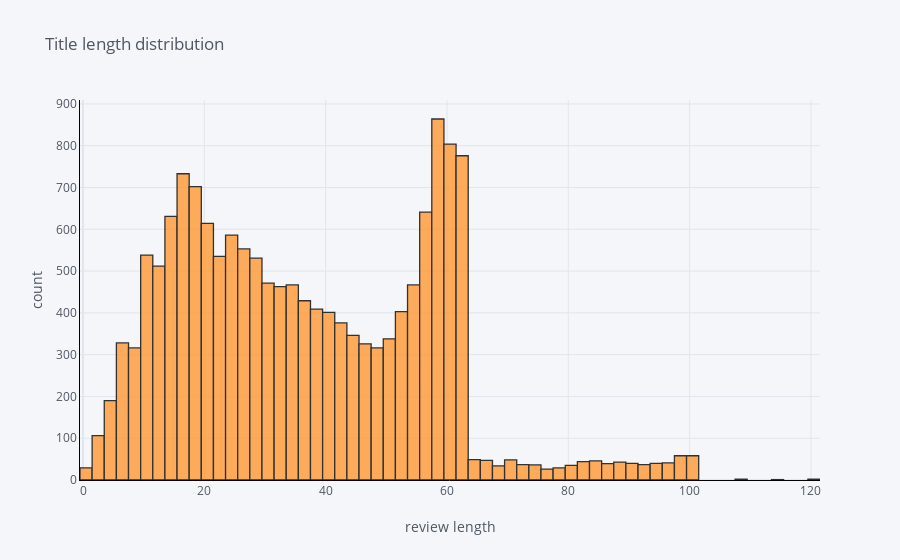

The notebook cell saved with this chart:
### Code cell
df['title_len'].iplot(
    kind='hist',
    bins=100,
    xTitle='review length',
    linecolor='black',
    yTitle='count',
    title='Title length distribution')

### Figure 1 — Plotly figure (JSON) as saved in the notebook; plotly's stock layout.template omitted (floating-point values rounded to 4 significant figures; data arrays with more than 128 entries replaced by an {"elided": "..."} marker saying what was removed)
{"data": [{"histfunc": "count", "histnorm": "", "marker": {"color": "rgba(255, 153, 51, 1.0)", "line": {"color": "#000000", "width": 1.3}}, "name": "title_len", "nbinsx": 100, "opacity": 0.8, "orientation": "v", "type": "histogram", "x": {"elided": "15993 int values"}}], "layout": {"barmode": "overlay", "legend": {"bgcolor": "#F5F6F9", "font": {"color": "#4D5663"}}, "paper_bgcolor": "#F5F6F9", "plot_bgcolor": "#F5F6F9", "title": {"font": {"color": "#4D5663"}, "text": "Title length distribution"}, "xaxis": {"gridcolor": "#E1E5ED", "linecolor": "black", "showgrid": true, "tickfont": {"color": "#4D5663"}, "title": {"font": {"color": "#4D5663"}, "text": "review length"}, "zerolinecolor": "#E1E5ED"}, "yaxis": {"gridcolor": "#E1E5ED", "linecolor": "black", "showgrid": true, "tickfont": {"color": "#4D5663"}, "title": {"font": {"color": "#4D5663"}, "text": "count"}, "zerolinecolor": "#E1E5ED"}}}
